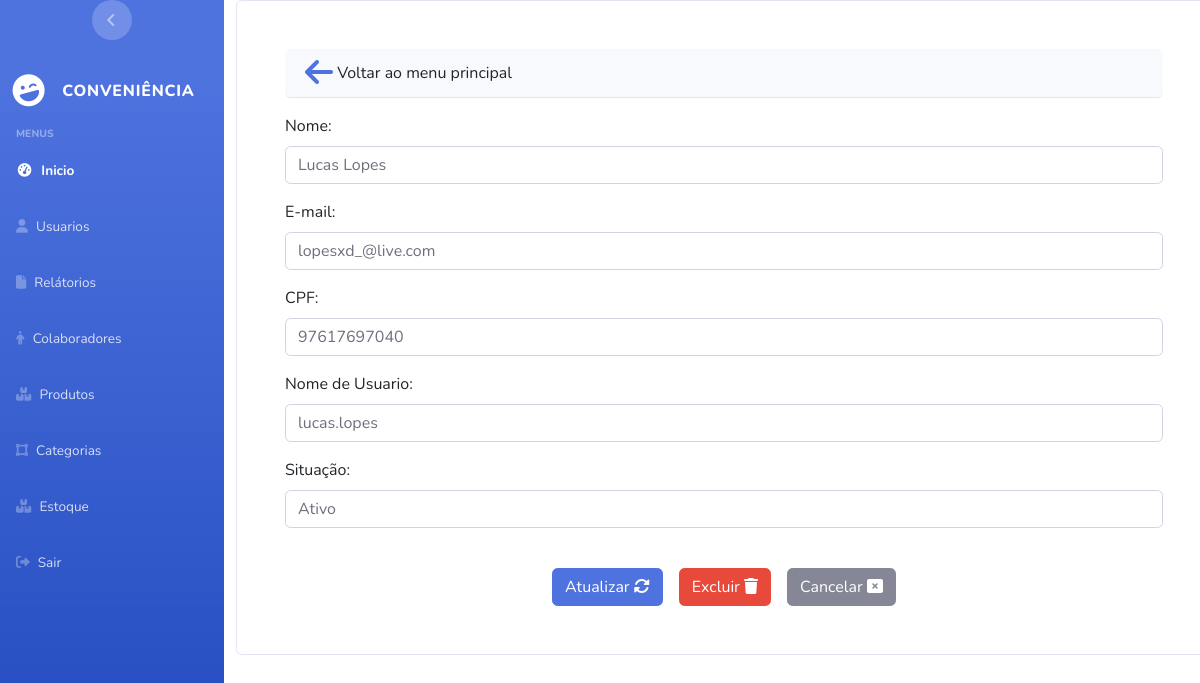
The page /collaborator/update_collaborator/2 (signed in) on the database its author committed.
### apps/Collaborator/models.py (models this page shows, shortened)
class Collaborator(models.Model):
    user = models.OneToOneField(User,on_delete=models.CASCADE)
    name = models.CharField(max_length=255,default="Nome Teste")
    cpf = models.CharField(unique=True, max_length=14,default="999.999.999-99")
    active = models.IntegerField(default=status_collaborator.Ativo ,choices=status_collaborator.choices)

### apps/User/models.py (models this page shows, shortened)
class User(AbstractUser):
     email = models.EmailField(unique=True)
     username = models.CharField(unique=True, max_length=255)
     is_deleted = models.BooleanField(default=True)

### apps/Collaborator/views.py (the view)
# urls.py: path('update_collaborator/<int:id>',views.update_collaborator, name='update_collaborator'),
@user_passes_test(lambda user: user.is_superuser or user.is_staff,login_url='user:page_not_found')
@login_required(login_url="login_system")
def update_collaborator(request,id):
    try:
        collaborator_selected = Collaborator.objects.get(id=id)
        form = updateWithoutPasswordForm(request.POST or None, instance=collaborator_selected)
        if request.method == "POST":
            if form.is_valid():
                cpf = form.cleaned_data['cpf']
                cpf = cpf.replace(".", "").replace(".", "").replace("-", "")
                collaborator_selected.cpf = cpf
                collaborator_selected.user.email = form.cleaned_data['email']
                collaborator_selected.user.username = form.cleaned_data['username']
                collaborator_selected.user.save()
                collaborator_selected.save()
                messages.success(request, "Atualizado com sucesso")
                return redirect('collaborator:main_menu_collaborator')
            else:
                messages.warning(request, "Dados Invalido")
        else:
            form.initial['email'] = collaborator_selected.user.email
            form.initial['username'] = collaborator_selected.user.username
    except (Exception,IntegrityError,Collaborator.DoesNotExist) as e:
        if 'username' in str(e):
            messages.error(request, "O nome de usuário já existe")
        elif 'cpf' in str(e):
            messages.error(request, "O CPF já está registrado")
        elif 'email' in str(e):
            messages.error(request, "O email já está registrado")
        else:
            print(f"Exceção no update do colaborador - {e}")
            messages.success(request, "Erro ao atualizar o colaborador")
    return render(request,'collaborator/update_collaborator.html',{'form':form,'collaborator':collaborator_selected})

### apps/Collaborator/forms.py
class updateWithoutPasswordForm(ModelForm):
    name = forms.CharField(widget=forms.TextInput(attrs={"placeholder": "Nome","class": "form-control"}),label="Nome")
    email = forms.EmailField(widget=forms.EmailInput(attrs={"placeholder": "Email","class": "form-control"}),label="E-mail")
    cpf = forms.CharField(widget=forms.TextInput(attrs={"placeholder": "CPF","class": "form-control","onchange":"validateCPF(this)"}),label="CPF")
    username = forms.CharField(widget=forms.TextInput(attrs={"placeholder": "Nome de Usuario","class": "form-control"}),label="Nome de Usuario")
    active = forms.ChoiceField(choices=status_collaborator.choices,widget=forms.Select(attrs={'class': 'form-control '}),label= 'Situação')
    class Meta:
        model = Collaborator
        fields = ['name','email','cpf','username','active']

### templates/collaborator/update_collaborator.html (shortened to what this page needs)
{% extends 'base.html' %} {% block title %} Atualização de Colaboradores {% endblock %}
{% block stylesheets %}{% endblock stylesheets %} {% block content %}
<div class="card p-5">
  <div class="card-header rounded">
    <a href="{% url 'collaborator:main_menu_collaborator'%}">
      <i class="fa-sharp fa-solid fa-arrow-left fa-2xl"></i>
    </a>
    Voltar ao menu principal
  </div>
  <form method="post" class="mt-3">
    {{ form.as_p }}
    <br/>
    <div class="d-flex justify-content-center">
      <button type="submit" onclick="return confirm('Deseja Realmente Atualizar')" class="btn btn-primary me-3"
        id="btn_update_collaborator">
        Atualizar
        <i class="fa-solid fa-rotate"></i>
      </button>
      <a type="submit" class="btn btn-danger me-3"
        onclick="return confirm('Tem certeza que deseja excluir o Colaborador {{ collaborator.name }}')"
        href="{% url 'collaborator:erase_collaborator' collaborator.id %}">Excluir
        <i class="fa-sharp fa-solid fa-trash"></i>
      </a>
      <a href="{% url 'collaborator:main_menu_collaborator'%}" class="btn btn-secondary ">
        Cancelar
        <i class="fa-solid fa-rectangle-xmark"></i>
      </a>
    </div>
  </form>
</div>
{% endblock content %} {% block javascripts %}{% endblock javascripts %}

### rows shown on the page
Collaborator: name "Lucas Lopes", cpf "97617697040", active "Ativo"
User: email "lopesxd_@live.com", username "lucas.lopes"
